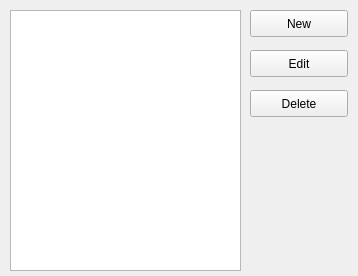
<?xml version="1.0" encoding="UTF-8"?>
<ui version="4.0">
 <class>ProjectCfg_CompPaths</class>
 <widget class="QWidget" name="ProjectCfg_CompPaths">
  <property name="geometry">
   <rect>
    <x>0</x>
    <y>0</y>
    <width>358</width>
    <height>276</height>
   </rect>
  </property>
  <property name="windowTitle">
   <string>Form</string>
  </property>
  <widget class="QListWidget" name="lstPaths">
   <property name="geometry">
    <rect>
     <x>10</x>
     <y>10</y>
     <width>231</width>
     <height>261</height>
    </rect>
   </property>
  </widget>
  <widget class="QPushButton" name="btnNew">
   <property name="geometry">
    <rect>
     <x>250</x>
     <y>10</y>
     <width>98</width>
     <height>27</height>
    </rect>
   </property>
   <property name="text">
    <string>New</string>
   </property>
  </widget>
  <widget class="QPushButton" name="btnEdit">
   <property name="geometry">
    <rect>
     <x>250</x>
     <y>50</y>
     <width>98</width>
     <height>27</height>
    </rect>
   </property>
   <property name="text">
    <string>Edit</string>
   </property>
  </widget>
  <widget class="QPushButton" name="btnDelete">
   <property name="geometry">
    <rect>
     <x>250</x>
     <y>90</y>
     <width>98</width>
     <height>27</height>
    </rect>
   </property>
   <property name="text">
    <string>Delete</string>
   </property>
  </widget>
 </widget>
 <resources/>
 <connections/>
</ui>
